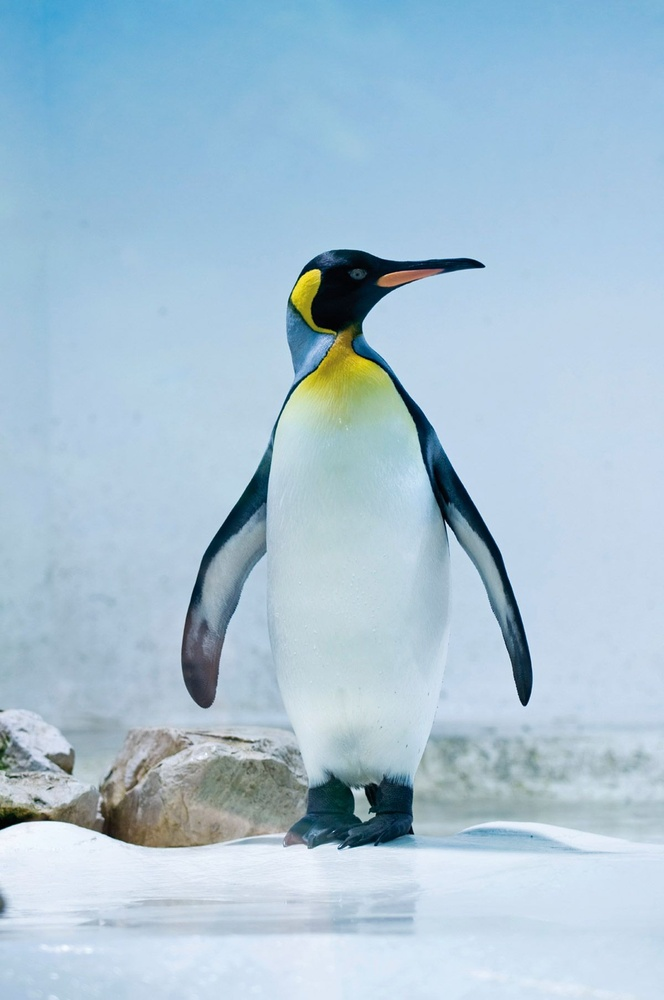
#> input picture penguin.jpg, 664 x 1000 px, shrunk from 1200 x 1806 before the run
$ python untitled0.py
#> lines starting #> are read from the running program, lines starting #| are printed output that depends on the picture
#!/usr/bin/python3

################################################################################
# Created on Tue Mar  3 22:20:20 2020
#
# @author: osini
################################################################################


################################################################################
#	imports								       #
################################################################################
import cv2	as cv


################################################################################
#	functions							       #
################################################################################
def wait_for_ESC():
	ESC	= 27;
	while (True):
		k	= cv.waitKey(5) & 0xFF;
		if k == ESC:
			break;


################################################################################
#	run								       #
################################################################################
img	= cv.imread("penguin.jpg", cv.IMREAD_GRAYSCALE);
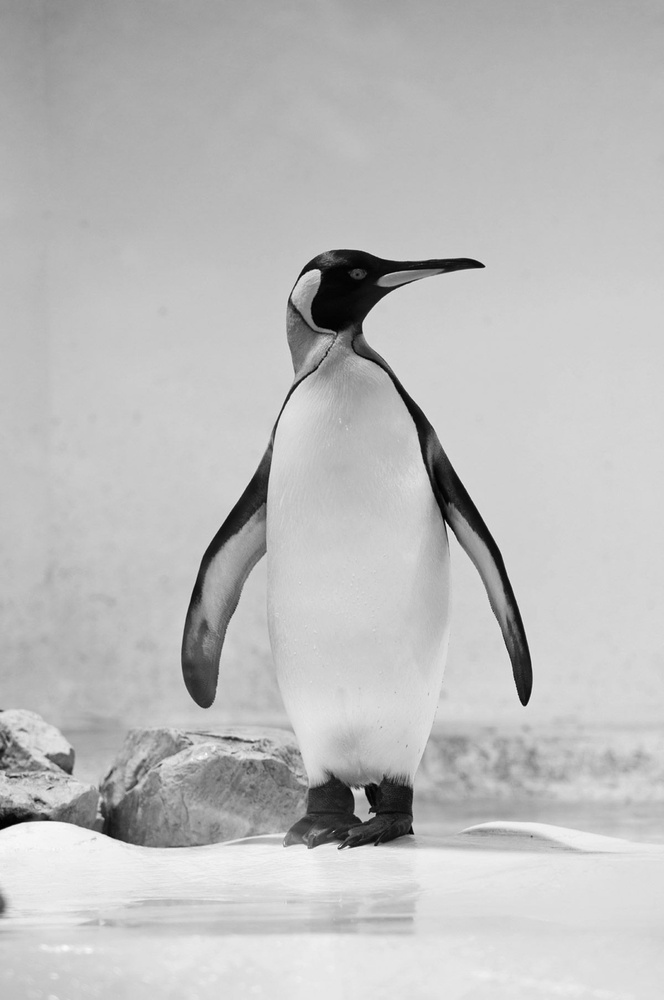
#> img: shape (1000, 664); min 0, max 254, mean 188.6
cv.imshow("img", img);
wait_for_ESC();
#> (key Esc is pressed here)


################################################################################
#	end of file							       #
################################################################################
